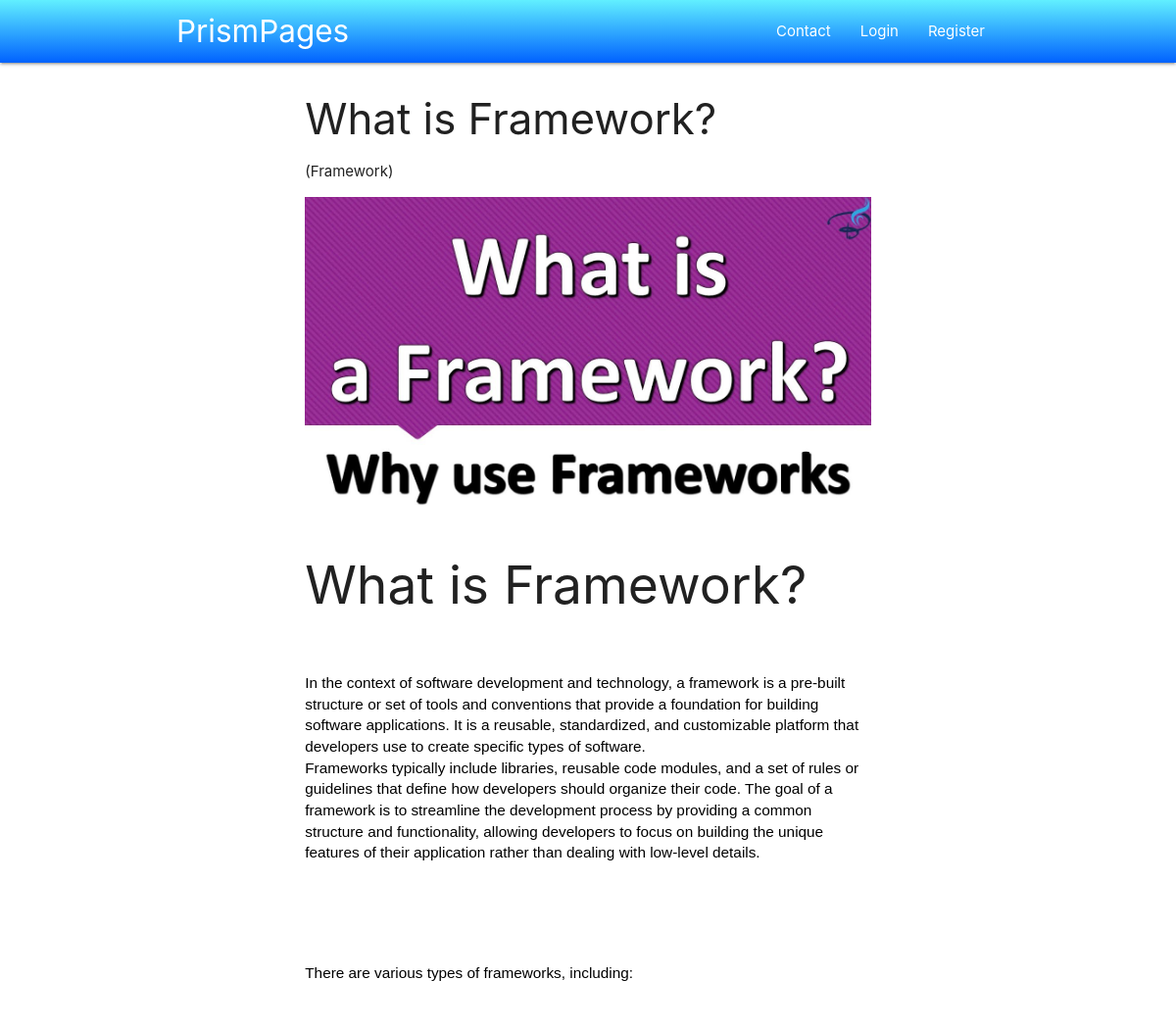
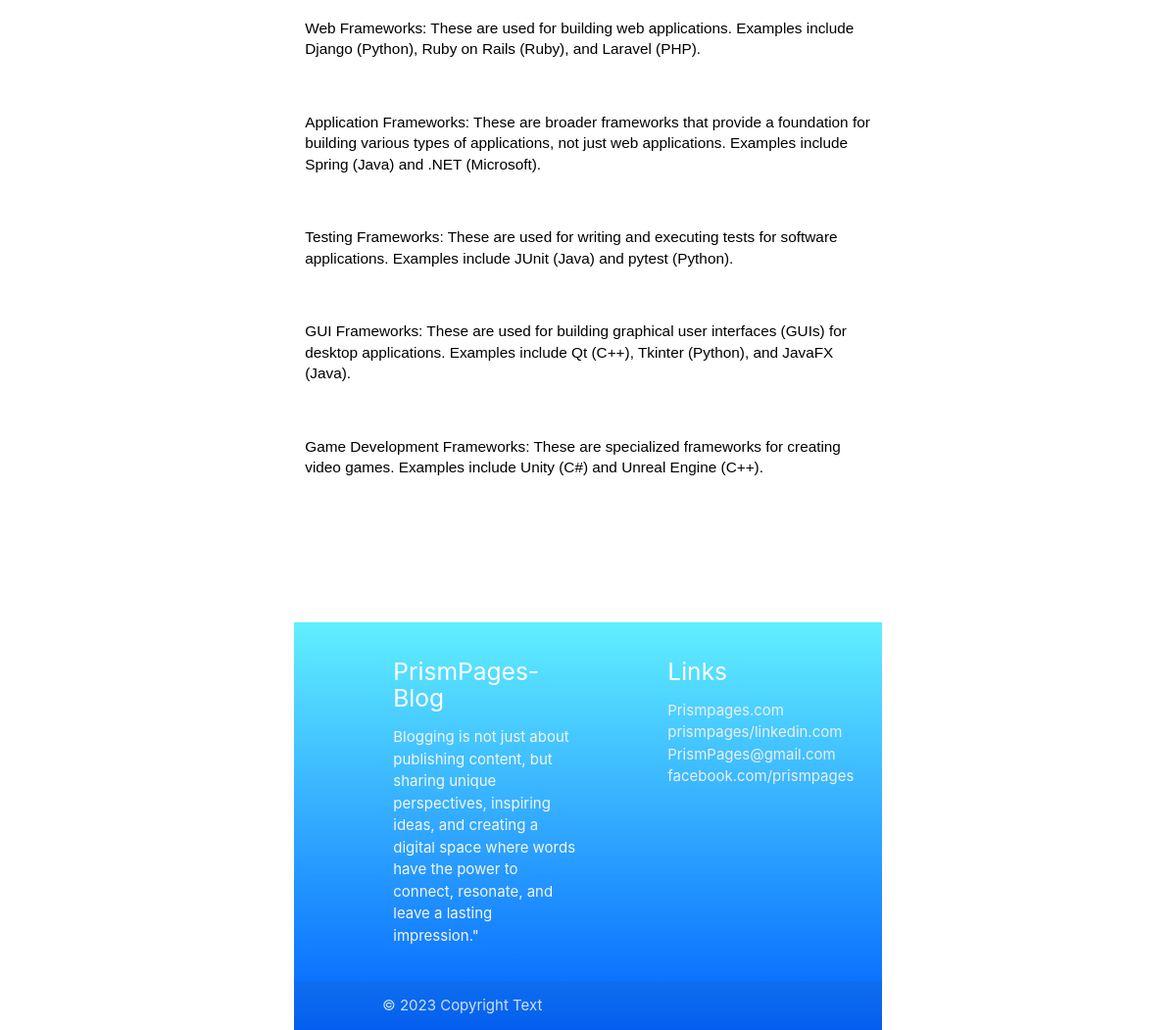
The app's page /blog/fm with its own data (2 pictures, top to bottom).
### blogs/models.py (models this page shows, shortened)
class Post(models.Model):
    post_id = models.AutoField(primary_key=True)
    title = models.CharField(max_length=100)
    content = models.TextField()
    url = models.CharField(max_length=100)
    cat = models.ForeignKey(to=Category,on_delete=models.CASCADE)
    image = models.ImageField(upload_to='post/')

class Category(models.Model):
    cat_id = models.AutoField(primary_key=True)
    title = models.CharField(max_length=100)
    description = models.TextField()
    url = models.CharField(max_length=100)
    image = models.ImageField(upload_to ='category/')
    add_date = models.DateTimeField(auto_now_add=True,null=True)

### blogs/views.py (the view)
# urls.py: path('blog/<slug:url>',posts),
def posts(request,url):
    post = Post.objects.get(url =url)
    cats = Category.objects.all()
    posts = Post.objects.all()
    return render(request,'posts.html',{'posts':posts,'post':post,'cats':cats})

### templates/posts.html (shortened to what this page needs)
{%extends 'base.html'%}
{%block content%}
<div class="container-custom">
    <div class="row">
        <div class="col s2 m12">
            <h3>{{post.title}}</h3>
            <p>({{post.cat.title}})</p>
            <img src="/media/{{post.image}}" class="responsive-img" alt="">
            <br>
            <p>{{post.content | safe}}</p>
        </div>
    </div>
{%endblock%}

### blogs/static/css/style.css (style rules this page uses)
.container-custom { width:50% !important; margin: auto; }

### records on screen
Post: title "What is Framework?", cat "Framework", image (placeholder picture), content "What is Framework? In the context of software development and technology, a framework is a pre-built structure or set of tools and conventions that provide a foundation for building software applications. It is a reusable, standardized, and customizable platform that developers use to create specific types of software. Frameworks typically include libraries, reusable code modules, and a set of rules or guidelines that define how developers should organize their code. The goal of a framework is to streamline the development process by providing a common structure and functionality, allowing developers to focus on building the unique features of their application rather than dealing with…"
